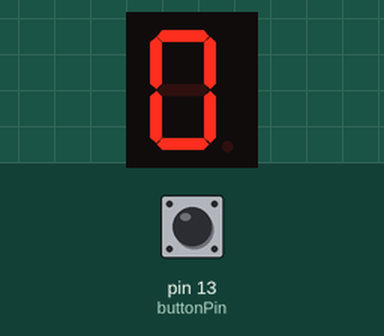
Recording of a sketch running on a simulated Arduino Uno, built with avr-gcc and run on an emulated ATmega328P. Shown: 1-digit seven-segment display. Wiring (inferred from the names in the program): 1-digit 7-segment display, segments lit when HIGH: segments pin 2, pin 3, pin 4, pin 5, pin 6, pin 7, pin 8. Inputs (shaded band) come from the test bench; at power-on: pin 13 (buttonPin) LOW. The segment pins are drawn as the display they are named for.

Above: at 1.2 s.
1.3 s: pin 13 (buttonPin) pulled HIGH for 0.15 s
At 2.3 s:
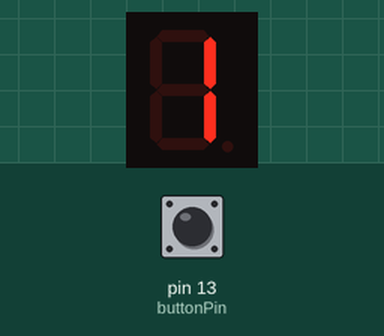
2.9 s: pin 13 (buttonPin) pulled HIGH for 1 s
At 3.5 s:
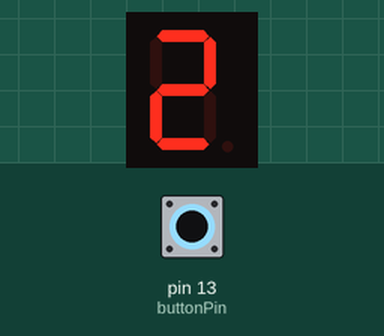
5.4 s: pin 13 (buttonPin) pulled HIGH for 0.15 s
At 6.6 s:
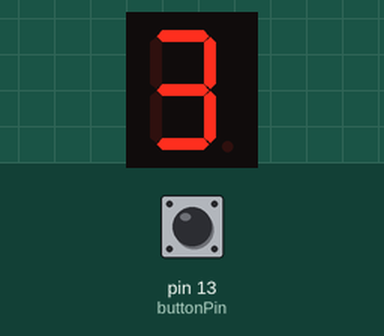
7.0 s: pin 13 (buttonPin) pulled HIGH for 1 s
At 7.8 s:
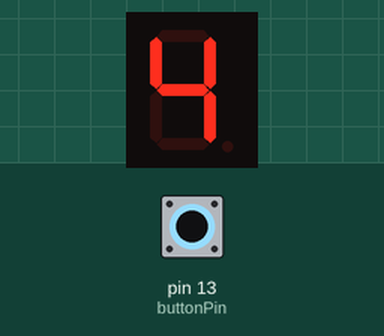
Timing chart, 0 to 10.0 s (numbered marks = the images above; inputs shaded):
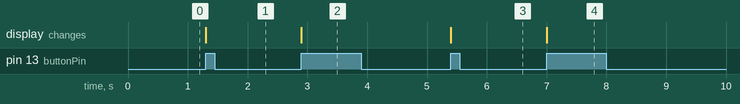

The sketch:

PracticaContador7Segmentos.ino
```cpp
int conta = 0;
const int  buttonPin = 13;
int buttonPushCounter = 0;
int buttonState = 0;

int lastButtonState = 0;

const int a = 2;
const int b = 3;
const int c = 4;
const int d = 5;
const int e = 6;
const int f = 7;
const int g = 8;

void setup() {
  Serial.begin(9600);
  pinMode(a, OUTPUT);
  pinMode(b, OUTPUT);
  pinMode(c, OUTPUT);
  pinMode(d, OUTPUT);
  pinMode(e, OUTPUT);
  pinMode(f, OUTPUT);
  pinMode(g, OUTPUT);
  pinMode(13, INPUT);
}

void loop() {
  buttonState = digitalRead(buttonPin);

  if (buttonState != lastButtonState) {

    if (buttonState == HIGH) {

      buttonPushCounter++;
    }
    else {
    }
  }

  lastButtonState = buttonState;


  if (buttonPushCounter == 0) {
    digitalWrite(a, HIGH);
    digitalWrite(b, HIGH);
    digitalWrite(c, HIGH);
    digitalWrite(d, HIGH);
    digitalWrite(e, HIGH);
    digitalWrite(f, HIGH);
    digitalWrite(g, LOW);
  }
  if (buttonPushCounter == 1) {
    digitalWrite(a, LOW);
    digitalWrite(b, HIGH);
    digitalWrite(c, HIGH);
    digitalWrite(d, LOW);
    digitalWrite(e, LOW);
    digitalWrite(f, LOW);
    digitalWrite(g, LOW);
  }
  if (buttonPushCounter == 2) {
    digitalWrite(a, HIGH);
    digitalWrite(b, HIGH);
    digitalWrite(c, LOW);
    digitalWrite(d, HIGH);
    digitalWrite(e, HIGH);
    digitalWrite(f, LOW);
    digitalWrite(g, HIGH);
  }
  if (buttonPushCounter == 3) {
    digitalWrite(a, HIGH);
    digitalWrite(b, HIGH);
    digitalWrite(c, HIGH);
    digitalWrite(d, HIGH);
    digitalWrite(e, LOW);
    digitalWrite(f, LOW);
    digitalWrite(g, HIGH);
  }
  if (buttonPushCounter == 4) {
    digitalWrite(a, LOW);
    digitalWrite(b, HIGH);
    digitalWrite(c, HIGH);
    digitalWrite(d, LOW);
    digitalWrite(e, LOW);
    digitalWrite(f, HIGH);
    digitalWrite(g, HIGH);
  }
  if (buttonPushCounter == 5) {
    digitalWrite(a, HIGH);
    digitalWrite(b, LOW);
    digitalWrite(c, HIGH);
    digitalWrite(d, HIGH);
    digitalWrite(e, LOW);
    digitalWrite(f, HIGH);
    digitalWrite(g, HIGH);
  }
  if (buttonPushCounter == 6) {
    digitalWrite(a, HIGH);
    digitalWrite(b, LOW);
    digitalWrite(c, HIGH);
    digitalWrite(d, HIGH);
    digitalWrite(e, HIGH);
    digitalWrite(f, HIGH);
    digitalWrite(g, HIGH);
  }
  if (buttonPushCounter == 7) {
    digitalWrite(a, HIGH);
    digitalWrite(b, HIGH);
    digitalWrite(c, HIGH);
    digitalWrite(d, LOW);
    digitalWrite(e, LOW);
    digitalWrite(f, LOW);
    digitalWrite(g, LOW);
  }
  if (buttonPushCounter == 8) {
    digitalWrite(a, HIGH);
    digitalWrite(b, HIGH);
    digitalWrite(c, HIGH);
    digitalWrite(d, HIGH);
    digitalWrite(e, HIGH);
    digitalWrite(f, HIGH);
    digitalWrite(g, HIGH);
  }
  if (buttonPushCounter == 9) {
    digitalWrite(a, HIGH);
    digitalWrite(b, HIGH);
    digitalWrite(c, HIGH);
    digitalWrite(d, HIGH);
    digitalWrite(e, LOW);
    digitalWrite(f, HIGH);
    digitalWrite(g, HIGH);
  }
  if (buttonPushCounter == 10) {
    buttonPushCounter = 0;
  }
}
```

Measured:
- after the input at 1.3 s, the display: changes at once (image 1)
- after the input at 2.9 s, the display: changes at once (image 2)
- after the input at 5.4 s, the display: changes at once (image 3)
- after the input at 7.0 s, the display: changes at once (image 4)
